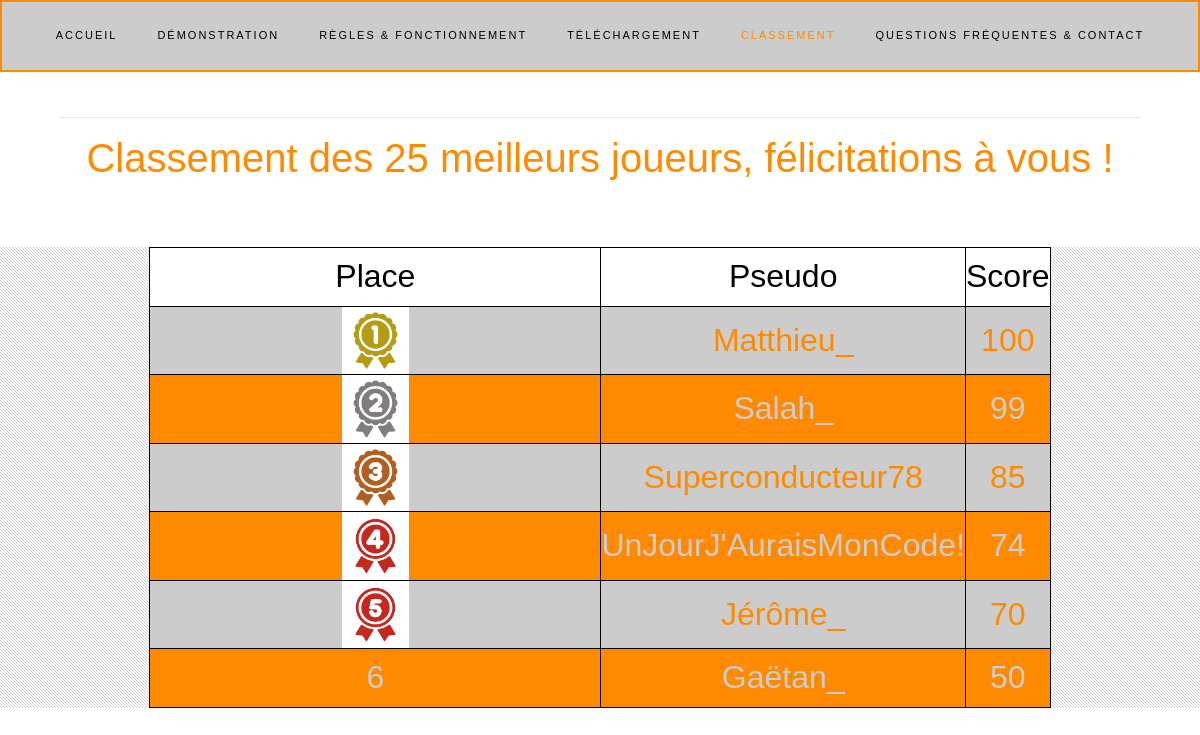
The app's page /site/classement.php with its own data.
### tables this page shows
CREATE TABLE `classement` (
  `ID_Apprenti` int(12) NOT NULL DEFAULT '0',
  `Pseudo_Apprenti` varchar(32) DEFAULT NULL,
  `Score_Examen` int(6) NOT NULL DEFAULT '0'
);

### site/classement.php (the view, shortened to what this page needs)
<!DOCTYPE html>
<head>
    <link rel="stylesheet" href="../css/style.css">
    <link rel="stylesheet" href="../css/classement.css">
    <link rel="stylesheet" href="https://stackpath.bootstrapcdn.com/font-awesome/4.7.0/css/font-awesome.min.css">
</head>
<body>
    <header>
        <nav class="navbar navbar-expand-lg navbar-dark ftco_navbar bg-dark ftco-navbar-light" id="ftco-navbar">
        <div class="container-fluid">
          <div class="collapse navbar-collapse" id="ftco-nav">
            <ul class="navbar-nav m-auto">
                <li class="nav-item"><a href="../index.php" class="nav-link">Accueil</a></li>
                <li class="nav-item"><a href="../site/demo.php" class="nav-link">Démonstration</a></li>
                <li class="nav-item"><a href="../site/rules.php" class="nav-link">Règles & Fonctionnement</a></li>
                <li class="nav-item"><a href="../site/download.php" class="nav-link">Téléchargement</a></li>
                <li class="nav-item active"><a href="../site/classement.php" class="nav-link">Classement</a></li>
                <li class="nav-item"><a href="../site/question-and-contact.php" class="nav-link">Questions Fréquentes & Contact</a></li>
            </ul>
          </div>
        </div>
        </nav>
        <br>
        <hr>
    </header>
    <h1>Classement des 25 meilleurs joueurs, félicitations à vous !</h1>
    <br>
    <br>
    <main>
    <?php
    $n=0;
    try
    {
    	$bdd = new PDO('mysql:host=localhost;dbname=PFA;charset=utf8', 'root', 'root');
    }
    catch (Exception $e)
    {
           die('Erreur : ' . $e->getMessage());
    }
	$reponse = $bdd->query('SELECT * FROM classement ORDER BY Score_Examen DESC LIMIT 0,25');
	echo "<table class=\"classement\" cellspacing=\"0\" cellpadding=\"0\">";
	echo "<thead><tr><td>Place</td><td>Pseudo</td><td>Score</td></thead>";
	while ($donnees = $reponse->fetch())
	{
	$n++;
	echo "<tr><td>";
	if ($n < 6)
	{
	echo "<img src=\"../img/place". $n .".jpg\" alt=\"Place\">";
	}
	else{
	echo $n;
	}
	echo "</td>";
	echo "<td>";
	echo $donnees['Pseudo_Apprenti'];
	echo "</td>";
	echo "<td>";
	echo $donnees['Score_Examen'];
	echo "</td>";
	echo "</tr>";
	}
	echo "</table>";
	?>
    </main>
</body>
</html>

### css/classement.css (style rules this page uses)
table { border-collapse: collapse; text-align: center; margin: auto; }
td { border: 1px solid black; }
hr { width: 90%; align-content: center; display: grid; }
h1 { text-align: center; color: #ff8a00; width: auto; }
img { width: 15%; border-right: none; border-left: none; }
table tr:nth-child(odd) td { color: #ff8a00;; background-color: #ccc; }
table tr:nth-child(even) td { color: #ccc; background-color: #ff8a00;; }
td { background-size: cover; background-position: center; align-content: space-around; }
table thead tr td { color: black !important; background-color: white !important; }
main { background: linear-gradient(45deg, #ccc 1%, #fff 1%, #fff 49%, #ccc 49%, #ccc 51%, #fff 51%, #fff 99%, #ccc 99%); background-size: 3px 3px; background-position: 5px 5px; height: 100%; width: 100%; }
@media (orientation: landscape) { table { font-size: xx-large; } }

### records on screen
classement: shows a picture, Pseudo_Apprenti "Matthieu_", Score_Examen "100"
classement: shows a picture, Pseudo_Apprenti "Salah_", Score_Examen "99"
classement: shows a picture, Pseudo_Apprenti "Superconducteur78", Score_Examen "85"
classement: shows a picture, Pseudo_Apprenti "UnJourJ'AuraisMonCode!", Score_Examen "74"
classement: shows a picture, Pseudo_Apprenti "Jérôme_", Score_Examen "70"
classement: Pseudo_Apprenti "Gaëtan_", Score_Examen "50"
